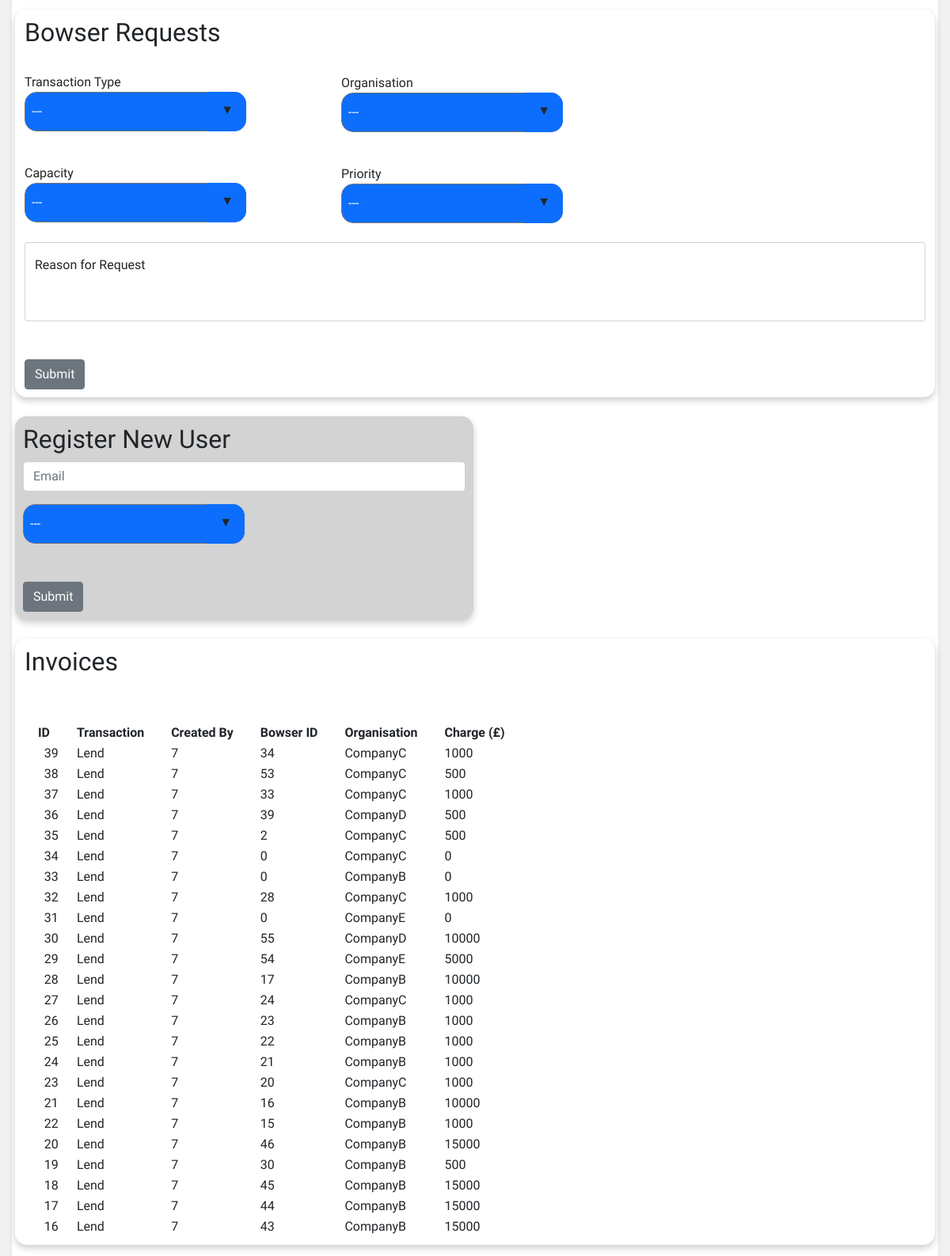
The page /operations/admin.php on the database as committed earlier.
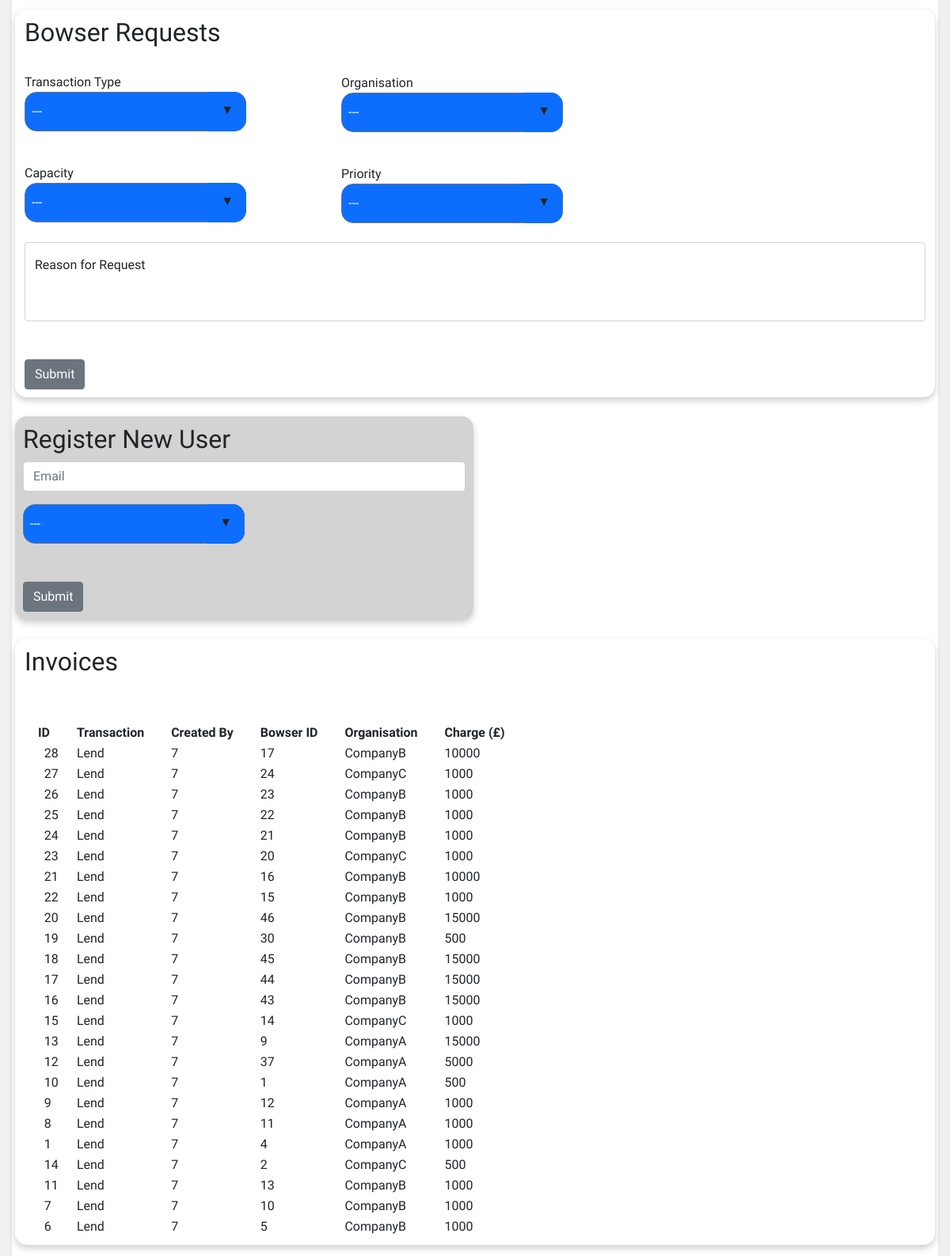
The same page on the database as committed later.
### tables this page shows
CREATE TABLE `tbl_bowser_invoices` (
  `InvoiceID` int(11) NOT NULL AUTO_INCREMENT,
  `Transaction_Type` varchar(100) NOT NULL,
  `UserID` int(11) NOT NULL,
  `BowserID` int(11) NOT NULL,
  `Organisation_Name` varchar(100) NOT NULL,
  `Organisation_From` varchar(100) NOT NULL,
  `Price` int(11) NOT NULL,
  `Date` timestamp NOT NULL DEFAULT current_timestamp() ON UPDATE current_timestamp(),
  PRIMARY KEY (`InvoiceID`)
);

### operations/admin.php (the view, shortened to what the changed rows need)
<!doctype html>
<html>
<head>
    <link rel="stylesheet" href="../global/global.css" type="text/css">
    <link rel="stylesheet" href="admin.css" type="text/css">
    <link rel="stylesheet" href="https://cdnjs.cloudflare.com/ajax/libs/font-awesome/4.7.0/css/font-awesome.min.css">
    <link rel="stylesheet" href="https://cdnjs.cloudflare.com/ajax/libs/jqueryui/1.12.1/jquery-ui.css" />
    <link href="https://cdn.jsdelivr.net/npm/bootstrap@5.1.1/dist/css/bootstrap.min.css" rel="stylesheet">
    <link rel="stylesheet" href="../global/global.css" type="text/css">
</head>
<body>
<div class="upperPage">
    <div class="shadow-sm p-3 mb-5 bg-body rounded">
        <div class="row">
         <div class="bowserLoan">
          <h2>Bowser Requests</h2><br />
        </div>
        </div>
        <br />
        <div class="row">
            <div class="col" id="registerUser">
                <h2>Register New User</h2>
            </div>
        </div>
        <br />
        <div class="row">
            <div class="bowserInvoices">
            <h2>Invoices</h2><br />
                <table id="invoiceTable">
                    <tr>
                        <th>&nbsp;&nbsp;&nbsp;&nbsp;ID&nbsp;&nbsp;&nbsp;&nbsp;&nbsp;&nbsp;&nbsp;&nbsp;</th>
                        <th>Transaction&nbsp;&nbsp;&nbsp;&nbsp;&nbsp;&nbsp;&nbsp;&nbsp;</th>
                        <th>Created By&nbsp;&nbsp;&nbsp;&nbsp;&nbsp;&nbsp;&nbsp;&nbsp;</th>
                        <th>Bowser ID&nbsp;&nbsp;&nbsp;&nbsp;&nbsp;&nbsp;&nbsp;&nbsp;</th>
                        <th>Organisation&nbsp;&nbsp;&nbsp;&nbsp;&nbsp;&nbsp;&nbsp;&nbsp;</th>
                        <th>Charge (£)&nbsp;&nbsp;&nbsp;&nbsp;&nbsp;&nbsp;&nbsp;&nbsp;</th>
                    </tr>
                    <?php
                    $connection = OpenConnection();
                    $sql ="SELECT * FROM `tbl_bowser_invoices`ORDER BY Date DESC LIMIT 25";
                    $result = mysqli_query($connection, $sql);
                    if ($result->num_rows > 0) {
                        while ($rows = $result->fetch_assoc()) {
                            echo "<tr><td>&nbsp;&nbsp;&nbsp;&nbsp;&nbsp;&nbsp;".$rows['InvoiceID']."</td><td>".$rows['Transaction_Type']."</td>
                                            <td>".$rows['UserID']."</td><td>".$rows['BowserID']."</td><td>"
                                .$rows['Organisation_Name']."</td><td>".$rows['Price']."</td></tr><br />";
                        }
                    }
                    ?>
                </table>
        </div>
        </div>
        </div>
    </div>
<br /><br />
</body>
</html>

Rows that differ between the two databases and show on the page:
removed tbl_bowser_invoices: InvoiceID "39", Transaction_Type "Lend", UserID "7", BowserID "34", Organisation_Name "CompanyC", Price "1000"
removed tbl_bowser_invoices: InvoiceID "38", Transaction_Type "Lend", UserID "7", BowserID "53", Organisation_Name "CompanyC", Price "500"
removed tbl_bowser_invoices: InvoiceID "37", Transaction_Type "Lend", UserID "7", BowserID "33", Organisation_Name "CompanyC", Price "1000"
removed tbl_bowser_invoices: InvoiceID "36", Transaction_Type "Lend", UserID "7", BowserID "39", Organisation_Name "CompanyD", Price "500"
removed tbl_bowser_invoices: InvoiceID "35", Transaction_Type "Lend", UserID "7", BowserID "2", Organisation_Name "CompanyC", Price "500"
removed tbl_bowser_invoices: InvoiceID "34", Transaction_Type "Lend", UserID "7", BowserID "0", Organisation_Name "CompanyC", Price "0"
removed tbl_bowser_invoices: InvoiceID "33", Transaction_Type "Lend", UserID "7", BowserID "0", Organisation_Name "CompanyB", Price "0"
removed tbl_bowser_invoices: InvoiceID "32", Transaction_Type "Lend", UserID "7", BowserID "28", Organisation_Name "CompanyC", Price "1000"
removed tbl_bowser_invoices: InvoiceID "31", Transaction_Type "Lend", UserID "7", BowserID "0", Organisation_Name "CompanyE", Price "0"
removed tbl_bowser_invoices: InvoiceID "30", Transaction_Type "Lend", UserID "7", BowserID "55", Organisation_Name "CompanyD", Price "10000"
no longer on this page (row edited): tbl_bowser_invoices: InvoiceID "29", Transaction_Type "Lend", UserID "7", BowserID "54", Organisation_Name "CompanyE", Price "5000"
now on this page (row edited): tbl_bowser_invoices: InvoiceID "15", Transaction_Type "Lend", UserID "7", BowserID "14", Organisation_Name "CompanyC", Price "1000"
now on this page (row edited): tbl_bowser_invoices: InvoiceID "13", Transaction_Type "Lend", UserID "7", BowserID "9", Organisation_Name "CompanyA", Price "15000"
now on this page (row edited): tbl_bowser_invoices: InvoiceID "12", Transaction_Type "Lend", UserID "7", BowserID "37", Organisation_Name "CompanyA", Price "5000"
now on this page (row edited): tbl_bowser_invoices: InvoiceID "10", Transaction_Type "Lend", UserID "7", BowserID "1", Organisation_Name "CompanyA", Price "500"
now on this page (row edited): tbl_bowser_invoices: InvoiceID "9", Transaction_Type "Lend", UserID "7", BowserID "12", Organisation_Name "CompanyA", Price "1000"
now on this page (row edited): tbl_bowser_invoices: InvoiceID "8", Transaction_Type "Lend", UserID "7", BowserID "11", Organisation_Name "CompanyA", Price "1000"
now on this page (row edited): tbl_bowser_invoices: InvoiceID "1", Transaction_Type "Lend", UserID "7", BowserID "4", Organisation_Name "CompanyA", Price "1000"
now on this page (row edited): tbl_bowser_invoices: InvoiceID "14", Transaction_Type "Lend", UserID "7", BowserID "2", Organisation_Name "CompanyC", Price "500"
now on this page (row edited): tbl_bowser_invoices: InvoiceID "11", Transaction_Type "Lend", UserID "7", BowserID "13", Organisation_Name "CompanyB", Price "1000"
now on this page (row edited): tbl_bowser_invoices: InvoiceID "7", Transaction_Type "Lend", UserID "7", BowserID "10", Organisation_Name "CompanyB", Price "1000"
now on this page (row edited): tbl_bowser_invoices: InvoiceID "6", Transaction_Type "Lend", UserID "7", BowserID "5", Organisation_Name "CompanyB", Price "1000"
